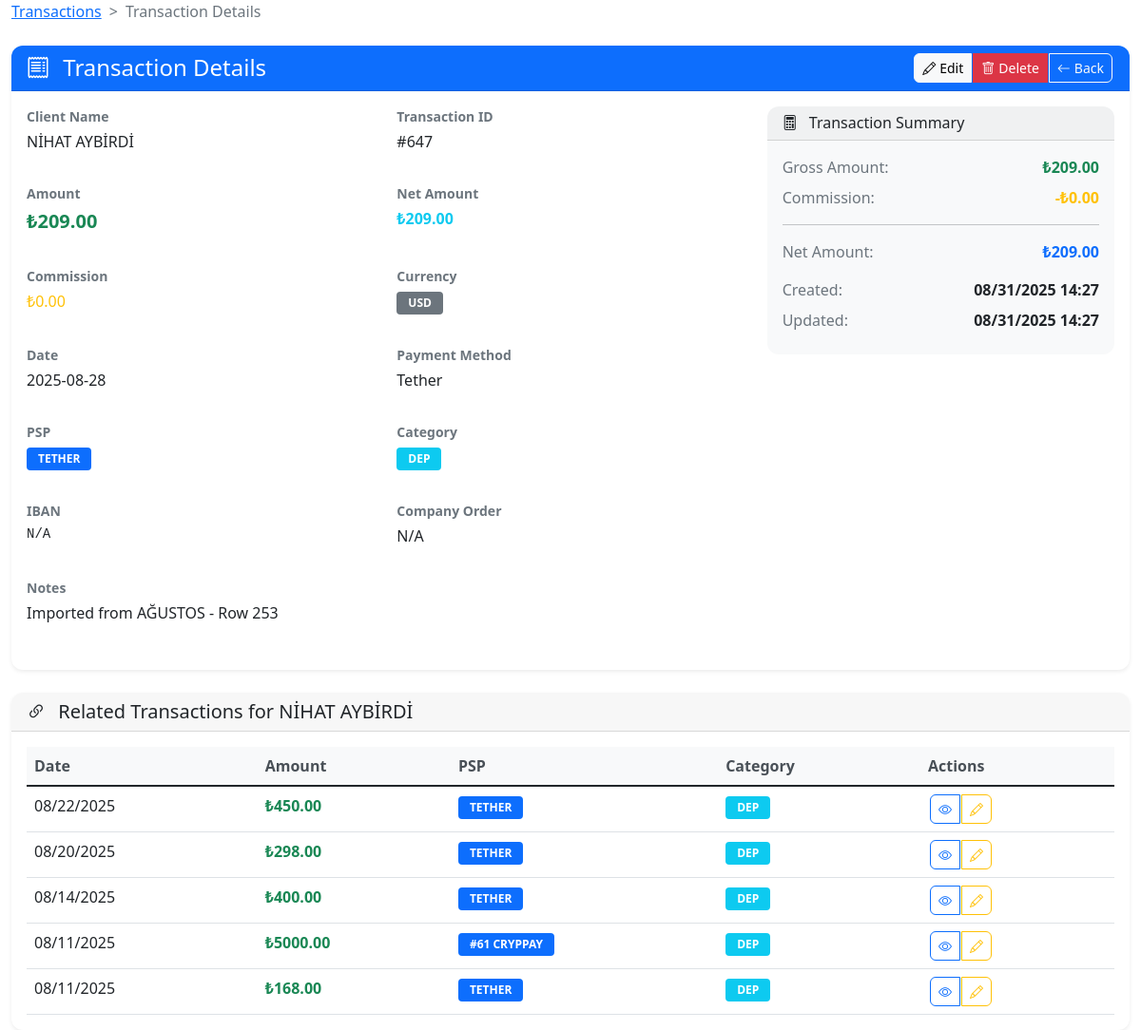
/view/647 (signed in), run on the app's committed database.
### app/models/transaction.py (models this page shows, shortened)
class Transaction(db.Model):
    __tablename__ = 'transaction'  # Keep original name to match database
    id = db.Column(db.Integer, primary_key=True)
    client_name = db.Column(db.String(100), nullable=False)
    company = db.Column(db.String(100))
    payment_method = db.Column(db.String(50))
    date = db.Column(db.Date, nullable=False)
    category = db.Column(db.String(50))
    amount = db.Column(db.Numeric(15, 2), nullable=False)
    commission = db.Column(db.Numeric(15, 2), default=0.0)
    net_amount = db.Column(db.Numeric(15, 2), nullable=False)
    currency = db.Column(db.String(10), default='TL')
    psp = db.Column(db.String(50))
    notes = db.Column(db.Text)
    amount_try = db.Column(db.Numeric(15, 2), nullable=True)
    commission_try = db.Column(db.Numeric(15, 2), nullable=True)
    net_amount_try = db.Column(db.Numeric(15, 2), nullable=True)
    exchange_rate = db.Column(db.Numeric(10, 4), nullable=True)
    created_at = db.Column(db.DateTime, default=lambda: datetime.now(timezone.utc))
    updated_at = db.Column(db.DateTime, default=lambda: datetime.now(timezone.utc), onupdate=lambda: datetime.now(timezone.utc))
    created_by = db.Column(db.Integer, db.ForeignKey('user.id'))
    __table_args__ = (
        db.Index('idx_transaction_date', 'date'),
        db.Index('idx_transaction_client', 'client_name'),
        db.Index('idx_transaction_company', 'company'),
        db.Index('idx_transaction_psp', 'psp'),
        db.Index('idx_transaction_category', 'category'),
        db.Index('idx_transaction_currency', 'currency'),
        db.Index('idx_transaction_created_at', 'created_at'),
        db.Index('idx_transaction_created_by', 'created_by'),
        db.Index('idx_transaction_date_psp', 'date', 'psp'),
        db.Index('idx_transaction_date_category', 'date', 'category'),
        db.Index('idx_transaction_date_currency', 'date', 'currency'),
        db.Index('idx_transaction_psp_category', 'psp', 'category'),
        db.Index('idx_transaction_created_by_date', 'created_by', 'date'),
        db.Index('idx_transaction_date_psp_category', 'date', 'psp', 'category'),
        db.Index('idx_transaction_date_currency_psp', 'date', 'currency', 'psp'),
    )
    user = db.relationship('User', backref=db.backref('transactions', lazy=True))

### app/routes/transactions.py (the view)
@transactions_bp.route('/view/<int:transaction_id>')
@login_required
def view_transaction(transaction_id):
    transaction = Transaction.query.get_or_404(transaction_id)
    related_transactions = Transaction.query.filter_by(
        client_name=transaction.client_name
    ).filter(
        Transaction.id != transaction_id
    ).order_by(desc(Transaction.date)).limit(5).all()
    return render_template('view_transaction.html',
                         transaction=transaction,
                         related_transactions=related_transactions)

### app/__init__.py (called while the page is built)
    def get_stats(self):
        total = self._stats['hits'] + self._stats['misses']
        hit_rate = (self._stats['hits'] / total * 100) if total > 0 else 0
        return {
            'hits': self._stats['hits'],
            'misses': self._stats['misses'],
            'sets': self._stats['sets'],
            'deletes': self._stats['deletes'],
            'total_requests': self._stats['total_requests'],
            'hit_rate': round(hit_rate, 2),
            'cache_size': len(self._cache),
            'max_size': self._max_size
        }

### app/services/background_service.py (called while the page is built)
    def is_connected(self) -> bool:
        return self.connected and self.celery is not None

### app/services/csrf_fix_service.py (called while the page is built)
def get_csrf_token():
    return csrf_fix_service.get_csrf_token_for_template()

    def _ensure_session_initialized(self):
        try:
            if has_request_context():
                if 'csrf_token' not in session:
                    session['csrf_token'] = None
                    session.modified = True
                    logger.debug("Session initialized for CSRF")
                if not session.modified:
                    session.modified = True
                session.permanent = True
                session.modified = True
        except Exception as e:
            logger.error(f"Failed to initialize session for CSRF: {str(e)}")

    def get_csrf_token_for_template(self) -> str:
        return self.generate_safe_csrf_token()

### app/services/enhanced_database_monitor.py (called while the page is built)
    def add_query(self, query: str, params: tuple, duration: float,
                  stack_trace: str = None, error: Exception = None):
        query_info = {
            'timestamp': datetime.now(timezone.utc),
            'query': query,
            'params': params,
            'duration': duration,
            'stack_trace': stack_trace,
            'error': str(error) if error else None,
            'error_type': type(error).__name__ if error else None
        }
        with self.lock:
            self.queries.append(query_info)
            self.query_stats[query] += 1
            self.total_execution_time += duration
            if duration > self.slow_query_threshold:
                self.slow_queries.append(query_info)

### app/services/redis_service.py (called while the page is built, shortened)
    def is_connected(self) -> bool:
        if not self.connected or not self.redis_client:
            return False

### app/utils/enhanced_logger.py (called while the page is built)
def get_enhanced_logger(name: str = "PipLinePro") -> EnhancedLogger:
    global _enhanced_logger
    if _enhanced_logger is None:
        _enhanced_logger = EnhancedLogger(name)
    return _enhanced_logger

### templates/view_transaction.html (shortened to what this page needs)
<!DOCTYPE html>
<html>
<head>
    <link href="https://cdn.jsdelivr.net/npm/bootstrap@5.1.3/dist/css/bootstrap.min.css" rel="stylesheet">
    <link href="https://cdn.jsdelivr.net/npm/bootstrap-icons@1.7.2/font/bootstrap-icons.css" rel="stylesheet">
</head>
<body>
<div class="container-fluid">
  <div class="row">
    <div class="col-12">
      <nav aria-label="breadcrumb" class="mb-4">
        <ol class="breadcrumb">
          <li class="breadcrumb-item"><a href="{{ url_for('transactions.clients') }}">Transactions</a></li>
          <li class="breadcrumb-item active" aria-current="page">Transaction Details</li>
        </ol>
      </nav>
      <div class="card shadow-sm">
        <div class="card-header bg-primary text-white">
          <div class="d-flex justify-content-between align-items-center">
            <h4 class="mb-0">
              <i class="bi bi-receipt me-2"></i>
              Transaction Details
            </h4>
            <div class="btn-group">
              <a href="{{ url_for('transactions.edit_transaction', id=transaction.id) }}"
                 class="btn btn-light btn-sm">
                <i class="bi bi-pencil me-1"></i>Edit
              </a>
              <button type="button" class="btn btn-danger btn-sm" onclick="deleteTransaction();">
                <i class="bi bi-trash me-1"></i>Delete
              </button>
              <a href="{{ url_for('transactions.clients') }}"
                 class="btn btn-outline-light btn-sm">
                <i class="bi bi-arrow-left me-1"></i>Back
              </a>
            </div>
          </div>
        </div>
        <div class="card-body">
          <div class="row">
            <div class="col-lg-8">
              <div class="row">
                <div class="col-md-6 mb-3">
                  <div class="detail-group">
                    <label class="detail-label">Client Name</label>
                    <div class="detail-value">{{ transaction.client_name }}</div>
                  </div>
                </div>
                <div class="col-md-6 mb-3">
                  <div class="detail-group">
                    <label class="detail-label">Transaction ID</label>
                    <div class="detail-value">#{{ transaction.id }}</div>
                  </div>
                </div>
                <div class="col-md-6 mb-3">
                  <div class="detail-group">
                    <label class="detail-label">Amount</label>
                    <div class="detail-value text-success fw-bold fs-5">
                      ₺{{ transaction.amount }}
                    </div>
                  </div>
                </div>
                <div class="col-md-6 mb-3">
                  <div class="detail-group">
                    <label class="detail-label">Net Amount</label>
                    <div class="detail-value text-info fw-bold">
                      ₺{{ transaction.net_amount }}
                    </div>
                  </div>
                </div>
                <div class="col-md-6 mb-3">
                  <div class="detail-group">
                    <label class="detail-label">Commission</label>
                    <div class="detail-value text-warning">
                      ₺{{ transaction.commission }}
                    </div>
                  </div>
                </div>
                <div class="col-md-6 mb-3">
                  <div class="detail-group">
                    <label class="detail-label">Currency</label>
                    <div class="detail-value">
                      <span class="badge bg-secondary">{{ transaction.currency }}</span>
                    </div>
                  </div>
                </div>
                <div class="col-md-6 mb-3">
                  <div class="detail-group">
                    <label class="detail-label">Date</label>
                    <div class="detail-value">{{ transaction.date }}</div>
                  </div>
                </div>
                <div class="col-md-6 mb-3">
                  <div class="detail-group">
                    <label class="detail-label">Payment Method</label>
                    <div class="detail-value">{{ transaction.payment_method or 'N/A' }}</div>
                  </div>
                </div>
                <div class="col-md-6 mb-3">
                  <div class="detail-group">
                    <label class="detail-label">PSP</label>
                    <div class="detail-value">
                      <span class="badge bg-primary">{{ transaction.psp or 'N/A' }}</span>
                    </div>
                  </div>
                </div>
                <div class="col-md-6 mb-3">
                  <div class="detail-group">
                    <label class="detail-label">Category</label>
                    <div class="detail-value">
                      <span class="badge bg-info">{{ transaction.category or 'N/A' }}</span>
                    </div>
                  </div>
                </div>
                <div class="col-md-6 mb-3">
                  <div class="detail-group">
                    <label class="detail-label">IBAN</label>
                    <div class="detail-value font-monospace">{{ transaction.iban or 'N/A' }}</div>
                  </div>
                </div>
                <div class="col-md-6 mb-3">
                  <div class="detail-group">
                    <label class="detail-label">Company Order</label>
                    <div class="detail-value">{{ transaction.company_order or 'N/A' }}</div>
                  </div>
                </div>
                {% if transaction.notes %}
                <div class="col-12 mb-3">
                  <div class="detail-group">
                    <label class="detail-label">Notes</label>
                    <div class="detail-value">{{ transaction.notes }}</div>
                  </div>
                </div>
                {% endif %}
              </div>
            </div>
            <div class="col-lg-4">
              <div class="card bg-light">
                <div class="card-header">
                  <h6 class="mb-0">
                    <i class="bi bi-calculator me-2"></i>
                    Transaction Summary
                  </h6>
                </div>
                <div class="card-body">
                  <div class="summary-item">
                    <span class="summary-label">Gross Amount:</span>
                    <span class="summary-value text-success">₺{{ "{:.2f}".format(transaction.amount) }}</span>
                  </div>
                  <div class="summary-item">
                    <span class="summary-label">Commission:</span>
                    <span class="summary-value text-warning">-₺{{ "{:.2f}".format(transaction.commission) }}</span>
                  </div>
                  <hr>
                  <div class="summary-item fw-bold">
                    <span class="summary-label">Net Amount:</span>
                    <span class="summary-value text-primary">₺{{ "{:.2f}".format(transaction.net_amount) }}</span>
                  </div>
                  <div class="mt-3">
                    <div class="summary-item">
                      <span class="summary-label">Created:</span>
                      <span class="summary-value">{{ transaction.created_at.strftime('%m/%d/%Y %H:%M') if transaction.created_at else 'N/A' }}</span>
                    </div>
                    {% if transaction.updated_at and transaction.updated_at != transaction.created_at %}
                    <div class="summary-item">
                      <span class="summary-label">Updated:</span>
                      <span class="summary-value">{{ transaction.updated_at.strftime('%m/%d/%Y %H:%M') }}</span>
                    </div>
                    {% endif %}
                  </div>
                </div>
              </div>
            </div>
          </div>
        </div>
      </div>
      {% if related_transactions %}
      <div class="card mt-4 shadow-sm">
        <div class="card-header">
          <h5 class="mb-0">
            <i class="bi bi-link-45deg me-2"></i>
            Related Transactions for {{ transaction.client_name }}
          </h5>
        </div>
        <div class="card-body">
          <div class="table-responsive">
            <table class="table table-hover">
              <thead class="table-light">
                <tr>
                  <th>Date</th>
                  <th>Amount</th>
                  <th>PSP</th>
                  <th>Category</th>
                  <th>Actions</th>
                </tr>
              </thead>
              <tbody>
                {% for related in related_transactions %}
                <tr>
                  <td>{{ related.date.strftime('%m/%d/%Y') }}</td>
                  <td class="text-success fw-bold">₺{{ "{:.2f}".format(related.amount) }}</td>
                  <td><span class="badge bg-primary">{{ related.psp or 'N/A' }}</span></td>
                  <td><span class="badge bg-info">{{ related.category or 'N/A' }}</span></td>
                  <td>
                    <div class="btn-group btn-group-sm">
                      <a href="{{ url_for('transactions.view_transaction', transaction_id=related.id) }}"
                         class="btn btn-outline-primary">
                        <i class="bi bi-eye"></i>
                      </a>
                      <a href="{{ url_for('transactions.edit_transaction', id=related.id) }}"
                         class="btn btn-outline-warning">
                        <i class="bi bi-pencil"></i>
                      </a>
                    </div>
                  </td>
                </tr>
                {% endfor %}
              </tbody>
            </table>
          </div>
        </div>
      </div>
      {% endif %}
    </div>
  </div>
</div>
</body>
</html>

### templates/view_transaction.html (style rules this page uses)
.detail-group { margin-bottom: 1rem; }
.detail-label { font-weight: 600; color: #6c757d; font-size: 0.875rem; margin-bottom: 0.25rem; display: block; }
.detail-value { font-size: 1rem; color: #212529; word-break: break-word; }
.summary-item { display: flex; justify-content: space-between; align-items: center; margin-bottom: 0.5rem; }
.summary-label { font-weight: 500; color: #6c757d; }
.summary-value { font-weight: 600; }
.font-monospace { font-family: 'Courier New', monospace; font-size: 0.875rem; }
.breadcrumb { background: transparent; padding: 0; margin: 0; }
.breadcrumb-item + .breadcrumb-item::before { content: ">"; color: #6c757d; }
.card { border: none; border-radius: 12px; }
.card-header { border-bottom: 1px solid rgba(0,0,0,.125); border-radius: 12px 12px 0 0 !important; }
.btn-group .btn { border-radius: 6px; margin: 0 2px; }
.table { margin-bottom: 0; }
.table th { border-top: none; font-weight: 600; color: #495057; }
.badge { font-size: 0.75rem; padding: 0.375rem 0.75rem; }

### data on the page
Transaction: amount "209.00", commission "0.00", net_amount "209.00"
Transaction: date "08/22/2025", amount "450.00", psp "TETHER", category "DEP"
Transaction: date "08/20/2025", amount "298.00", psp "TETHER", category "DEP"
Transaction: date "08/14/2025", amount "400.00", psp "TETHER", category "DEP"
Transaction: date "08/11/2025", amount "5000.00", psp "#61 CRYPPAY", category "DEP"
Transaction: date "08/11/2025", amount "168.00", psp "TETHER", category "DEP"

### other printed values
{{ transaction.iban or 'N/A' }} "N/A"
{{ transaction.company_order or 'N/A' }} "N/A"
